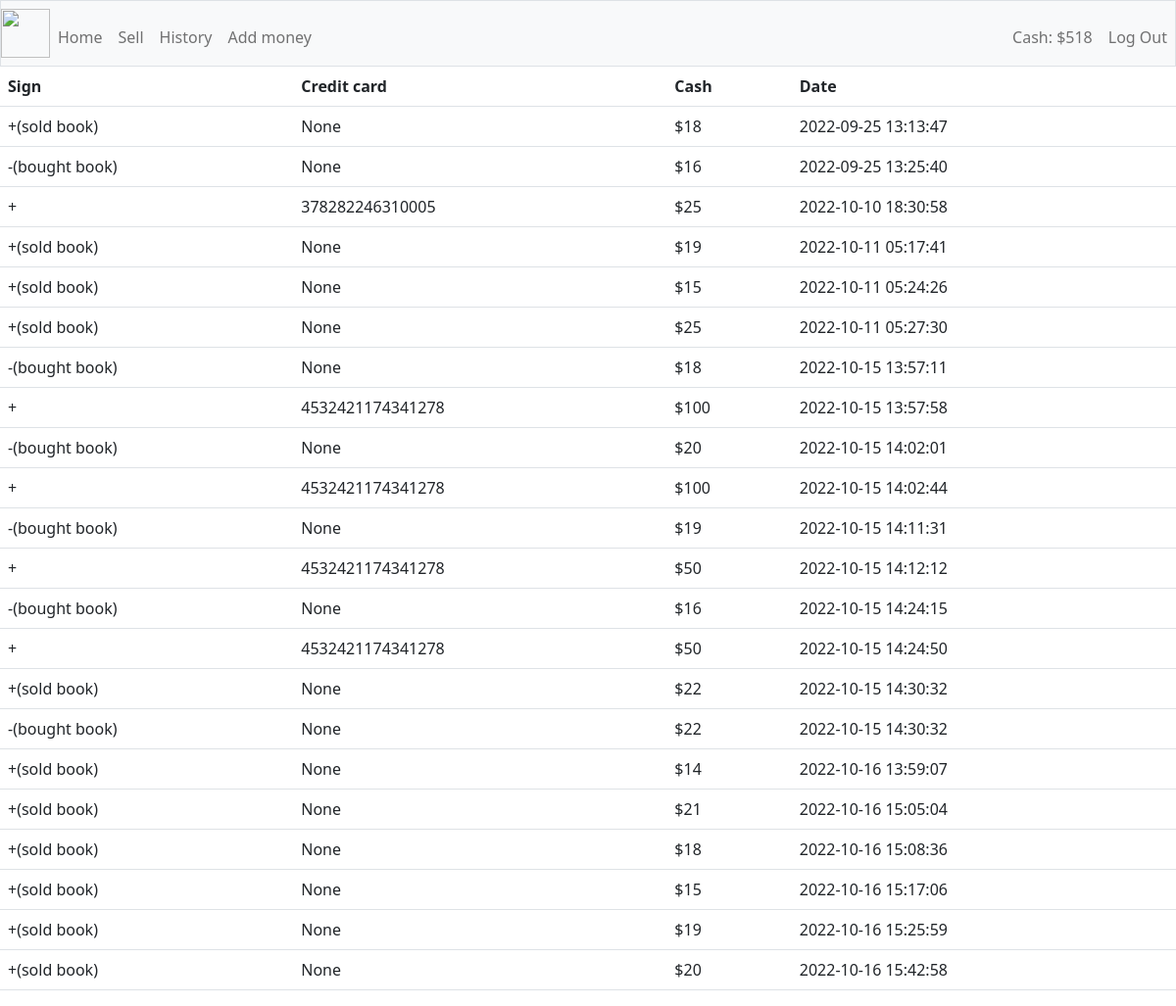
Page /add_history (signed in) on the committed database.
### tables this page shows
CREATE TABLE users (id INTEGER PRIMARY KEY AUTOINCREMENT NOT NULL, username TEXT NOT NULL, password TEXT NOT NULL, email TEXT NOT NULL, phone_number TEXT NOT NULL, cash NUMERIC NOT NULL);

CREATE TABLE add_history (id INTEGER PRIMARY KEY AUTOINCREMENT NOT NULL, user_id INTEGER NOT NULL, sign TEXT NOT NULL, credit_card INTEGER, cash NUMERIC NOT NULL, date DATETIME NOT NULL);

### app.py (the view)
@app.route("/add_history")
@login_required
def add_history():
    if request.method == "GET":
        id = session["user_id"]
        cash = db.execute("SELECT cash FROM users WHERE id=?", id)
        data = db.execute("SELECT sign, credit_card, cash, date FROM add_history where user_id=?", id)
        return render_template("add_history.html", cash = cash, data=data)

### app.py (called while the page is built)
def login_required(f):
    @wraps(f)
    def decorated_function(*args, **kwargs):
        if session.get("user_id") is None:
            return redirect("/login")
        return f(*args, **kwargs)
    return decorated_function

### templates/add_history.html (shortened to what this page needs)
{% extends "layout.html" %}
{% block main %}
    <table class="table">
        <tr>
            <th>Sign</th>
            <th>Credit card</th>
            <th>Cash</th>
            <th>Date</th>
        </tr>
        {% for row in data %}
            <tr>
                <td>{{ row["sign"] }}</td>
                <td>{{ row["credit_card"] }}</td>
                <td>${{ row["cash"] }}</td>
                <td>{{ row["date"] }}</td>
            </tr>
        {% endfor %}
    </table>
{% endblock %}

### templates/layout.html (shortened to what this page needs)
<!DOCTYPE html>
<html>
	<head>
		<link rel="stylesheet" href="/static/style.css">
		<link href="https://cdn.jsdelivr.net/npm/bootstrap@5.2.0/dist/css/bootstrap.min.css" rel="stylesheet">
	        <link href="https://cdn.jsdelivr.net/npm/bootstrap@5.1.3/dist/css/bootstrap.min.css" rel="stylesheet">
	</head>
    <body>
        {% if session["user_id"] %}
            <nav class="bg-light border navbar navbar-expand-md navbar-light">
                <img src="https://i.pinimg.com/564x/ea/0b/ce/ea0bceb1bb574b4f99e0af014db5011a.jpg" class="logo">
                <ul class="navbar-nav me-auto mt-2">
                    <li class="nav-item"><a class="nav-link" href="/">Home</a></li>
                    <li class="nav-item"><a class="nav-link" href="/sell">Sell</a></li>
                    <li class="nav-item"><a class="nav-link" href="/history">History</a></li>
                    <li class="nav-item"><a class="nav-link" href="/add">Add money</a></li>
                </ul>
                <ul class="navbar-nav ms-auto mt-2">
                    <li class="nav-item"><a class="nav-link" href="/add_history">Cash: ${{ cash[0]["cash"] }}</a></li>
                    <li class="nav-item"><a class="nav-link" href="/logout">Log Out</a></li>
                </ul>
            </nav>
        {% endif %}
        <main>
            {% block main %}{% endblock %}
        </main>
    </body>
</html>

### static/style.css (style rules this page uses)
.reg, a, .label { text-align: center; }
.logo { width: 50px; height: 50px; }

### rows in the picture
users: cash "518"
add_history: sign "+(sold book)", credit_card "None", cash "18", date "2022-09-25 13:13:47"
add_history: sign "-(bought book)", credit_card "None", cash "16", date "2022-09-25 13:25:40"
add_history: sign "+", credit_card "378282246310005", cash "25", date "2022-10-10 18:30:58"
add_history: sign "+(sold book)", credit_card "None", cash "19", date "2022-10-11 05:17:41"
add_history: sign "+(sold book)", credit_card "None", cash "15", date "2022-10-11 05:24:26"
add_history: sign "+(sold book)", credit_card "None", cash "25", date "2022-10-11 05:27:30"
add_history: sign "-(bought book)", credit_card "None", cash "18", date "2022-10-15 13:57:11"
add_history: sign "+", credit_card "4532421174341278", cash "100", date "2022-10-15 13:57:58"
add_history: sign "-(bought book)", credit_card "None", cash "20", date "2022-10-15 14:02:01"
add_history: sign "+", credit_card "4532421174341278", cash "100", date "2022-10-15 14:02:44"
add_history: sign "-(bought book)", credit_card "None", cash "19", date "2022-10-15 14:11:31"
add_history: sign "+", credit_card "4532421174341278", cash "50", date "2022-10-15 14:12:12"
add_history: sign "-(bought book)", credit_card "None", cash "16", date "2022-10-15 14:24:15"
add_history: sign "+", credit_card "4532421174341278", cash "50", date "2022-10-15 14:24:50"
add_history: sign "+(sold book)", credit_card "None", cash "22", date "2022-10-15 14:30:32"
add_history: sign "-(bought book)", credit_card "None", cash "22", date "2022-10-15 14:30:32"
add_history: sign "+(sold book)", credit_card "None", cash "14", date "2022-10-16 13:59:07"
add_history: sign "+(sold book)", credit_card "None", cash "21", date "2022-10-16 15:05:04"
add_history: sign "+(sold book)", credit_card "None", cash "18", date "2022-10-16 15:08:36"
add_history: sign "+(sold book)", credit_card "None", cash "15", date "2022-10-16 15:17:06"
add_history: sign "+(sold book)", credit_card "None", cash "19", date "2022-10-16 15:25:59"
add_history: sign "+(sold book)", credit_card "None", cash "20", date "2022-10-16 15:42:58"
